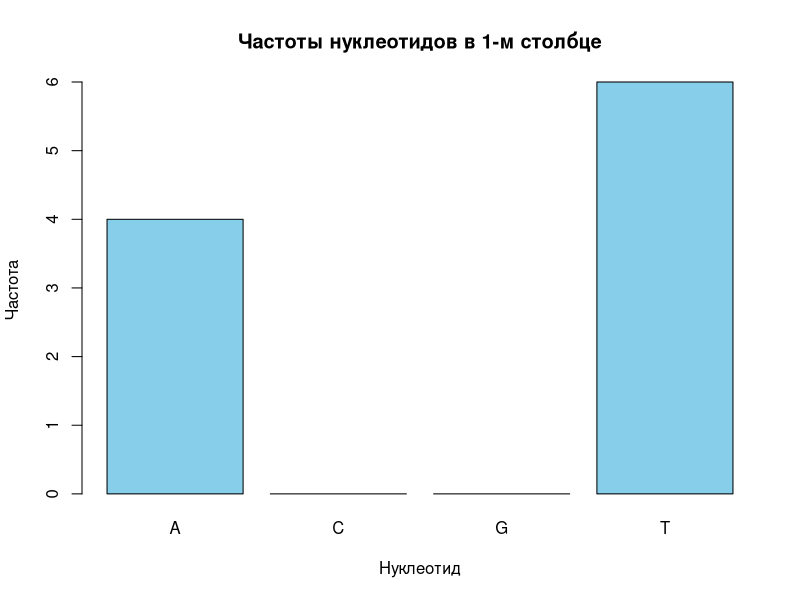

This figure's R source:
motifs2 <- matrix(c(
  "a", "C", "g", "G", "T", "A", "A", "t", "t", "C", "a", "G",
  "t", "G", "G", "G", "C", "A", "A", "T", "t", "C", "C", "a",
  "A", "C", "G", "t", "t", "A", "A", "t", "t", "C", "G", "G",
  "T", "G", "C", "G", "G", "G", "A", "t", "t", "C", "C", "C",
  "t", "C", "G", "a", "A", "A", "A", "t", "t", "C", "a", "G",
  "A", "C", "G", "G", "C", "G", "A", "a", "t", "T", "C", "C",
  "T", "C", "G", "t", "G", "A", "A", "t", "t", "a", "C", "G",
  "t", "C", "G", "G", "G", "A", "A", "t", "t", "C", "a", "C",
  "A", "G", "G", "G", "T", "A", "A", "t", "t", "C", "C", "G",
  "t", "C", "G", "G", "A", "A", "A", "a", "t", "C", "a", "C"
), nrow = 10, byrow = TRUE)

# Переводим все буквы в верхний регистр
motifs2 <- apply(motifs2, 2, toupper)

count_matrix <- apply(motifs2, 2, function(col) table(factor(col, levels = c("A", "C", "G", "T"))))
count_matrix

profile_matrix<- apply(count_matrix, 2, function(col) {col / sum(col)})
profile_matrix


scoreMotifs <- function(motifs) {
  motifs <- matrix(toupper(motifs), nrow = nrow(motifs))  # Приводим к верхнему регистру
  sum(apply(motifs, 2, function(col) length(col) - max(table(col))))
}
scoreMotifs(motifs2)


consensus <- apply(profile_matrix, 2, function(col) {
  nucleotides <- c("A", "C", "G", "T")
  nucleotides[which.max(col)]
})
consensus_string <- paste(consensus, collapse = "")
consensus_string


col1 <- motifs2[, 1]
freqs <- table(factor(col1, levels = c("A", "C", "G", "T")))
barplot(freqs, 
        col = "skyblue", 
        main = "Частоты нуклеотидов в 1-м столбце",
        xlab = "Нуклеотид",
        ylab = "Частота")
